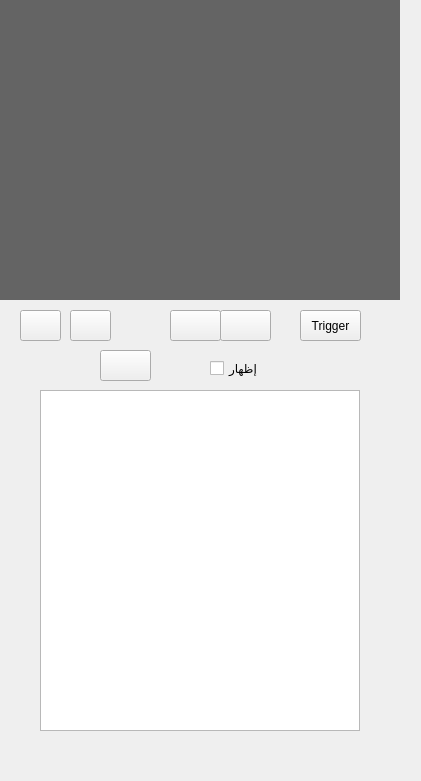
     <widget class="QWidget" name="widget_3" native="true">
      <property name="geometry">
       <rect>
        <x>930</x>
        <y>10</y>
        <width>421</width>
        <height>781</height>
       </rect>
      </property>
      <widget class="QLabel" name="label_v3">
       <property name="geometry">
        <rect>
         <x>0</x>
         <y>0</y>
         <width>400</width>
         <height>300</height>
        </rect>
       </property>
       <property name="palette">
        <palette>
         <active>
          <colorrole role="WindowText">
           <brush brushstyle="SolidPattern">
            <color alpha="255">
             <red>255</red>
             <green>255</green>
             <blue>255</blue>
            </color>
           </brush>
          </colorrole>
          <colorrole role="Button">
           <brush brushstyle="SolidPattern">
            <color alpha="255">
             <red>100</red>
             <green>100</green>
             <blue>100</blue>
            </color>
           </brush>
          </colorrole>
          <colorrole role="Light">
           <brush brushstyle="SolidPattern">
            <color alpha="255">
             <red>150</red>
             <green>150</green>
             <blue>150</blue>
            </color>
           </brush>
          </colorrole>
          <colorrole role="Midlight">
           <brush brushstyle="SolidPattern">
            <color alpha="255">
             <red>125</red>
             <green>125</green>
             <blue>125</blue>
            </color>
           </brush>
          </colorrole>
          <colorrole role="Dark">
           <brush brushstyle="SolidPattern">
            <color alpha="255">
             <red>50</red>
             <green>50</green>
             <blue>50</blue>
            </color>
           </brush>
          </colorrole>
          <colorrole role="Mid">
           <brush brushstyle="SolidPattern">
            <color alpha="255">
             <red>66</red>
             <green>66</green>
             <blue>66</blue>
            </color>
           </brush>
          </colorrole>
          <colorrole role="Text">
           <brush brushstyle="SolidPattern">
            <color alpha="255">
             <red>255</red>
             <green>255</green>
             <blue>255</blue>
            </color>
           </brush>
          </colorrole>
          <colorrole role="BrightText">
           <brush brushstyle="SolidPattern">
            <color alpha="255">
             <red>255</red>
             <green>255</green>
             <blue>255</blue>
            </color>
           </brush>
          </colorrole>
          <colorrole role="ButtonText">
           <brush brushstyle="SolidPattern">
            <color alpha="255">
             <red>255</red>
             <green>255</green>
             <blue>255</blue>
            </color>
           </brush>
          </colorrole>
          <colorrole role="Base">
           <brush brushstyle="SolidPattern">
            <color alpha="255">
             <red>0</red>
             <green>0</green>
             <blue>0</blue>
            </color>
           </brush>
          </colorrole>
          <colorrole role="Window">
           <brush brushstyle="SolidPattern">
            <color alpha="255">
             <red>100</red>
             <green>100</green>
             <blue>100</blue>
            </color>
           </brush>
          </colorrole>
          <colorrole role="Shadow">
           <brush brushstyle="SolidPattern">
            <color alpha="255">
             <red>0</red>
             <green>0</green>
             <blue>0</blue>
            </color>
           </brush>
          </colorrole>
          <colorrole role="AlternateBase">
           <brush brushstyle="SolidPattern">
            <color alpha="255">
             <red>50</red>
             <green>50</green>
             <blue>50</blue>
            </color>
           </brush>
          </colorrole>
          <colorrole role="ToolTipBase">
           <brush brushstyle="SolidPattern">
            <color alpha="255">
             <red>255</red>
             <green>255</green>
             <blue>220</blue>
            </color>
           </brush>
          </colorrole>
          <colorrole role="ToolTipText">
           <brush brushstyle="SolidPattern">
            <color alpha="255">
             <red>0</red>
             <green>0</green>
             <blue>0</blue>
            </color>
           </brush>
          </colorrole>
         </active>
         <inactive>
          <colorrole role="WindowText">
           <brush brushstyle="SolidPattern">
            <color alpha="255">
             <red>255</red>
             <green>255</green>
             <blue>255</blue>
            </color>
           </brush>
          </colorrole>
          <colorrole role="Button">
           <brush brushstyle="SolidPattern">
            <color alpha="255">
             <red>100</red>
             <green>100</green>
             <blue>100</blue>
            </color>
           </brush>
          </colorrole>
          <colorrole role="Light">
           <brush brushstyle="SolidPattern">
            <color alpha="255">
             <red>150</red>
             <green>150</green>
             <blue>150</blue>
            </color>
           </brush>
          </colorrole>
          <colorrole role="Midlight">
           <brush brushstyle="SolidPattern">
            <color alpha="255">
             <red>125</red>
             <green>125</green>
             <blue>125</blue>
            </color>
           </brush>
          </colorrole>
          <colorrole role="Dark">
           <brush brushstyle="SolidPattern">
            <color alpha="255">
             <red>50</red>
             <green>50</green>
             <blue>50</blue>
            </color>
           </brush>
          </colorrole>
          <colorrole role="Mid">
           <brush brushstyle="SolidPattern">
            <color alpha="255">
             <red>66</red>
             <green>66</green>
             <blue>66</blue>
            </color>
           </brush>
          </colorrole>
          <colorrole role="Text">
           <brush brushstyle="SolidPattern">
            <color alpha="255">
             <red>255</red>
             <green>255</green>
             <blue>255</blue>
            </color>
           </brush>
          </colorrole>
          <colorrole role="BrightText">
           <brush brushstyle="SolidPattern">
            <color alpha="255">
             <red>255</red>
             <green>255</green>
             <blue>255</blue>
            </color>
           </brush>
          </colorrole>
          <colorrole role="ButtonText">
           <brush brushstyle="SolidPattern">
            <color alpha="255">
             <red>255</red>
             <green>255</green>
             <blue>255</blue>
            </color>
           </brush>
          </colorrole>
          <colorrole role="Base">
           <brush brushstyle="SolidPattern">
            <color alpha="255">
             <red>0</red>
             <green>0</green>
             <blue>0</blue>
            </color>
           </brush>
          </colorrole>
          <colorrole role="Window">
           <brush brushstyle="SolidPattern">
            <color alpha="255">
             <red>100</red>
             <green>100</green>
             <blue>100</blue>
            </color>
           </brush>
          </colorrole>
          <colorrole role="Shadow">
           <brush brushstyle="SolidPattern">
            <color alpha="255">
             <red>0</red>
             <green>0</green>
             <blue>0</blue>
            </color>
           </brush>
          </colorrole>
          <colorrole role="AlternateBase">
           <brush brushstyle="SolidPattern">
            <color alpha="255">
             <red>50</red>
             <green>50</green>
             <blue>50</blue>
            </color>
           </brush>
          </colorrole>
          <colorrole role="ToolTipBase">
           <brush brushstyle="SolidPattern">
            <color alpha="255">
             <red>255</red>
             <green>255</green>
             <blue>220</blue>
            </color>
           </brush>
          </colorrole>
          <colorrole role="ToolTipText">
           <brush brushstyle="SolidPattern">
            <color alpha="255">
             <red>0</red>
             <green>0</green>
             <blue>0</blue>
            </color>
           </brush>
          </colorrole>
         </inactive>
         <disabled>
          <colorrole role="WindowText">
           <brush brushstyle="SolidPattern">
            <color alpha="255">
             <red>50</red>
             <green>50</green>
             <blue>50</blue>
            </color>
           </brush>
          </colorrole>
          <colorrole role="Button">
           <brush brushstyle="SolidPattern">
            <color alpha="255">
             <red>100</red>
             <green>100</green>
             <blue>100</blue>
            </color>
           </brush>
          </colorrole>
          <colorrole role="Light">
           <brush brushstyle="SolidPattern">
            <color alpha="255">
             <red>150</red>
             <green>150</green>
             <blue>150</blue>
            </color>
           </brush>
          </colorrole>
          <colorrole role="Midlight">
           <brush brushstyle="SolidPattern">
            <color alpha="255">
             <red>125</red>
             <green>125</green>
             <blue>125</blue>
            </color>
           </brush>
          </colorrole>
          <colorrole role="Dark">
           <brush brushstyle="SolidPattern">
            <color alpha="255">
             <red>50</red>
             <green>50</green>
             <blue>50</blue>
            </color>
           </brush>
          </colorrole>
          <colorrole role="Mid">
           <brush brushstyle="SolidPattern">
            <color alpha="255">
             <red>66</red>
             <green>66</green>
             <blue>66</blue>
            </color>
           </brush>
          </colorrole>
          <colorrole role="Text">
           <brush brushstyle="SolidPattern">
            <color alpha="255">
             <red>50</red>
             <green>50</green>
             <blue>50</blue>
            </color>
           </brush>
          </colorrole>
          <colorrole role="BrightText">
           <brush brushstyle="SolidPattern">
            <color alpha="255">
             <red>255</red>
             <green>255</green>
             <blue>255</blue>
            </color>
           </brush>
          </colorrole>
          <colorrole role="ButtonText">
           <brush brushstyle="SolidPattern">
            <color alpha="255">
             <red>50</red>
             <green>50</green>
             <blue>50</blue>
            </color>
           </brush>
          </colorrole>
          <colorrole role="Base">
           <brush brushstyle="SolidPattern">
            <color alpha="255">
             <red>100</red>
             <green>100</green>
             <blue>100</blue>
            </color>
           </brush>
          </colorrole>
          <colorrole role="Window">
           <brush brushstyle="SolidPattern">
            <color alpha="255">
             <red>100</red>
             <green>100</green>
             <blue>100</blue>
            </color>
           </brush>
          </colorrole>
          <colorrole role="Shadow">
           <brush brushstyle="SolidPattern">
            <color alpha="255">
             <red>0</red>
             <green>0</green>
             <blue>0</blue>
            </color>
           </brush>
          </colorrole>
          <colorrole role="AlternateBase">
           <brush brushstyle="SolidPattern">
            <color alpha="255">
             <red>100</red>
             <green>100</green>
             <blue>100</blue>
            </color>
           </brush>
          </colorrole>
          <colorrole role="ToolTipBase">
           <brush brushstyle="SolidPattern">
            <color alpha="255">
             <red>255</red>
             <green>255</green>
             <blue>220</blue>
            </color>
           </brush>
          </colorrole>
          <colorrole role="ToolTipText">
           <brush brushstyle="SolidPattern">
            <color alpha="255">
             <red>0</red>
             <green>0</green>
             <blue>0</blue>
            </color>
           </brush>
          </colorrole>
         </disabled>
        </palette>
       </property>
       <property name="autoFillBackground">
        <bool>true</bool>
       </property>
       <property name="text">
        <string/>
       </property>
      </widget>
      <widget class="QPushButton" name="pause_v3">
       <property name="geometry">
        <rect>
         <x>20</x>
         <y>310</y>
         <width>41</width>
         <height>31</height>
        </rect>
       </property>
       <property name="text">
        <string/>
       </property>
       <property name="icon">
        <iconset>
         <normaloff>:/new/prefix1/Hopstarter-Button-Button-Pause.ico</normaloff>:/new/prefix1/Hopstarter-Button-Button-Pause.ico</iconset>
       </property>
       <property name="iconSize">
        <size>
         <width>24</width>
         <height>24</height>
        </size>
       </property>
      </widget>
      <widget class="QListWidget" name="listWidget_v3">
       <property name="geometry">
        <rect>
         <x>40</x>
         <y>390</y>
         <width>320</width>
         <height>341</height>
        </rect>
       </property>
       <property name="lineWidth">
        <number>1</number>
       </property>
       <property name="sizeAdjustPolicy">
        <enum>QAbstractScrollArea::AdjustToContents</enum>
       </property>
      </widget>
      <widget class="QPushButton" name="Trigger_bt">
       <property name="geometry">
        <rect>
         <x>300</x>
         <y>310</y>
         <width>61</width>
         <height>31</height>
        </rect>
       </property>
       <property name="text">
        <string>Trigger</string>
       </property>
      </widget>
      <widget class="QCheckBox" name="checkBox_5">
       <property name="geometry">
        <rect>
         <x>210</x>
         <y>360</y>
         <width>51</width>
         <height>17</height>
        </rect>
       </property>
       <property name="text">
        <string>إظهار</string>
       </property>
      </widget>
      <widget class="QPushButton" name="open_v3">
       <property name="geometry">
        <rect>
         <x>170</x>
         <y>310</y>
         <width>51</width>
         <height>31</height>
        </rect>
       </property>
       <property name="text">
        <string/>
       </property>
       <property name="icon">
        <iconset>
         <normaloff>:/new/prefix1/Oxygen-Icons.org-Oxygen-Mimetypes-inode-directory.ico</normaloff>:/new/prefix1/Oxygen-Icons.org-Oxygen-Mimetypes-inode-directory.ico</iconset>
       </property>
       <property name="iconSize">
        <size>
         <width>32</width>
         <height>32</height>
        </size>
       </property>
      </widget>
      <widget class="QPushButton" name="open_ip_camera3">
       <property name="geometry">
        <rect>
         <x>220</x>
         <y>310</y>
         <width>51</width>
         <height>31</height>
        </rect>
       </property>
       <property name="text">
        <string/>
       </property>
       <property name="icon">
        <iconset>
         <normaloff>:/new/prefix1/Icons-Land-Vista-Hardware-Devices-Security-Camera.ico</normaloff>:/new/prefix1/Icons-Land-Vista-Hardware-Devices-Security-Camera.ico</iconset>
       </property>
       <property name="iconSize">
        <size>
         <width>32</width>
         <height>32</height>
        </size>
       </property>
      </widget>
      <widget class="QPushButton" name="stop_v3">
       <property name="geometry">
        <rect>
         <x>70</x>
         <y>310</y>
         <width>41</width>
         <height>31</height>
        </rect>
       </property>
       <property name="text">
        <string/>
       </property>
       <property name="icon">
        <iconset>
         <normaloff>:/new/prefix1/Hopstarter-Button-Button-Stop.ico</normaloff>:/new/prefix1/Hopstarter-Button-Button-Stop.ico</iconset>
       </property>
       <property name="iconSize">
        <size>
         <width>24</width>
         <height>24</height>
        </size>
       </property>
      </widget>
      <widget class="QPushButton" name="record_camera_3">
       <property name="geometry">
        <rect>
         <x>100</x>
         <y>350</y>
         <width>51</width>
         <height>31</height>
        </rect>
       </property>
       <property name="text">
        <string/>
       </property>
       <property name="icon">
        <iconset>
         <normaloff>:/new/prefix1/Oxygen-Icons.org-Oxygen-Actions-media-record.ico</normaloff>:/new/prefix1/Oxygen-Icons.org-Oxygen-Actions-media-record.ico</iconset>
       </property>
       <property name="iconSize">
        <size>
         <width>32</width>
         <height>32</height>
        </size>
       </property>
      </widget>
      <zorder>label_v3</zorder>
      <zorder>pause_v3</zorder>
      <zorder>Trigger_bt</zorder>
      <zorder>checkBox_5</zorder>
      <zorder>open_v3</zorder>
      <zorder>open_ip_camera3</zorder>
      <zorder>stop_v3</zorder>
      <zorder>record_camera_3</zorder>
      <zorder>listWidget_v3</zorder>
     </widget>
